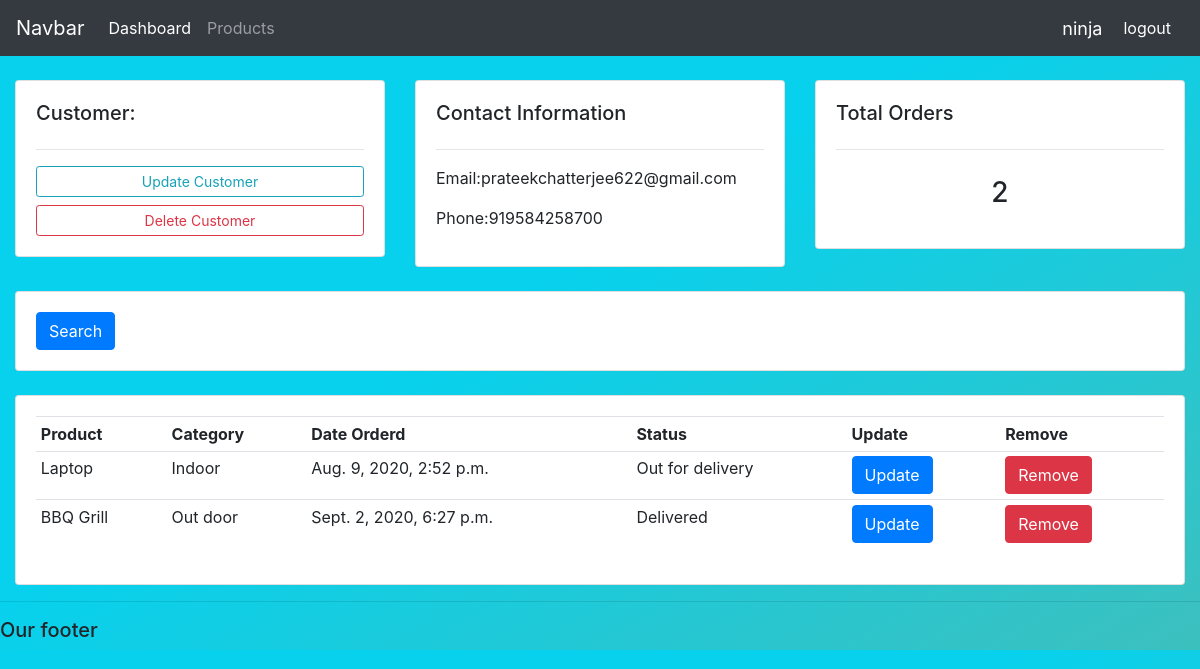
The page /customer/2/ (signed in) on the database its author committed.
### accounts/models.py (models this page shows, shortened)
class Customer(models.Model):
    name = models.CharField(max_length = 200,null=True)
    phone = models.CharField(max_length = 12,null=True)
    email = models.EmailField(max_length = 254,null=True)
    date_created = models.DateTimeField(auto_now_add = True,null=True)

class Order(models.Model):
    STATUS = (
        ('Pending','Pending'),
        ('Out for delivery','Out for delivery'),
        ('Delivered','Delivered')
    )
    customer= models.ForeignKey(Customer,null = True,on_delete=models.SET_NULL)
    product = models.ForeignKey(Product,null = True,on_delete=models.SET_NULL)
    date_created = models.DateTimeField(auto_now_add = True,null=True)
    status = models.CharField(max_length = 200,null=True,choices = STATUS)

class Product(models.Model):
    CATEGORY = (
        ('Indoor','Indoor'),
        ('Out door','Out door')
    )
    name = models.CharField(max_length=200,null = True)
    price = models.CharField(max_length = 100,null=True)
    category = models.CharField(max_length = 200,choices=CATEGORY,null=True)
    description = models.CharField(max_length=200,null=True)
    date_created = models.DateTimeField(auto_now_add = True,null=True)
    tags = models.ManyToManyField(Tag)
    def __str__(self):
        return self.name

### accounts/views.py (the view)
# urls.py: path('customer/<str:pk>/',views.customer, name="customer"),
@login_required(login_url='login')
def customer(request,pk):
    customer = Customer.objects.get(id=pk)
    orders = customer.order_set.all()
    orders_count = orders.count()
    context = {'customer':customer,'orders':orders,'orders_count':orders_count}
    return render(request,'accounts/customer.html',context)

### accounts/templates/accounts/customer.html
{%  extends 'accounts/main.html' %}
{% block content %}
	<br>
<div class="row">
	<div class="col-md">
		<div class="card card-body">
			<h5>Customer:</h5>
			<hr>
			<a class="btn btn-outline-info  btn-sm btn-block" href="">Update Customer</a>
			<a class="btn btn-outline-danger  btn-sm btn-block" href="">Delete Customer</a>
		</div>
	</div>
	<div class="col-md">
		<div class="card card-body">
			<h5>Contact Information</h5>
			<hr>
			<p>Email:{{customer.email}}</p>
			<p>Phone:{{customer.phone}}</p>
		</div>
	</div>
	<div class="col-md">
		<div class="card card-body">
			<h5>Total Orders</h5>
			<hr>
			<h3 style="text-align: center;padding: 10px">{{orders_count}}</h3>
		</div>
	</div>
</div>
<br>
<div class="row">
	<div class="col">
		<div class="card card-body">
			<form method="get">
		    <button class="btn btn-primary" type="submit">Search</button>
		  </form>
		</div>
	</div>
</div>
<br>
<div class="row">
	<div class="col-md">
		<div class="card card-body">
			<table class="table table-sm">
				<tr>
					<th>Product</th>
					<th>Category</th>
					<th>Date Orderd</th>
					<th>Status</th>
					<th>Update</th>
					<th>Remove</th>
				</tr>
				{% for order in orders %}
					<tr>
						<td>{{order.product}}</td>
						<td>{{order.product.category}}</td>
						<td>{{order.date_created}}</td>
						<td>{{order.status}}</td>
						<td><a href="{% url 'update_order' order.id %}" class="btn btn-primary">Update</a></td>
						<td><a href="{% url 'delete_order' order.id %}" class="btn btn-danger">Remove</a></td>
					</tr>
				{% endfor %}
			</table>
		</div>
	</div>
</div>
{% endblock %}

### accounts/templates/accounts/navbar.html (shortened to what this page needs)
<nav class="navbar navbar-expand-lg navbar-dark bg-dark">
    <a class="navbar-brand" href="#">Navbar</a>
    <div class="collapse navbar-collapse" id="navbarNav">
      <ul class="navbar-nav">
        <li class="nav-item active">
          <a class="nav-link" href="/">Dashboard</a>
        </li>
        <li class="nav-item">
          <a class="nav-link" href="products/">Products</a>
        </li>
      </ul>
    </div>
    <span class="hello">{{request.user}}</span>
    <a href="{% url 'logout' %}" class="btn btn-dark ml-2">logout</a>
  </nav>

### static/css/main.css (style rules this page uses)
body { background: rgb(61,192,190); background: linear-gradient(329deg, rgba(61,192,190,1) 0%, rgba(7,209,237,1) 56%); }

### accounts/templates/accounts/navbar.html (style rules this page uses)
.hello { color:white; font-size:18px; }

### rows shown on the page
Customer: email "prateekchatterjee622@gmail.com", phone "919584258700"
Order: product "Laptop", product.category "Indoor", date_created "Aug. 9, 2020, 2:52 p.m.", status "Out for delivery"
Order: product "BBQ Grill", product.category "Out door", date_created "Sept. 2, 2020, 6:27 p.m.", status "Delivered"

### other values the page prints
{{ request.user }} "ninja"
{{ orders_count }} "2"
